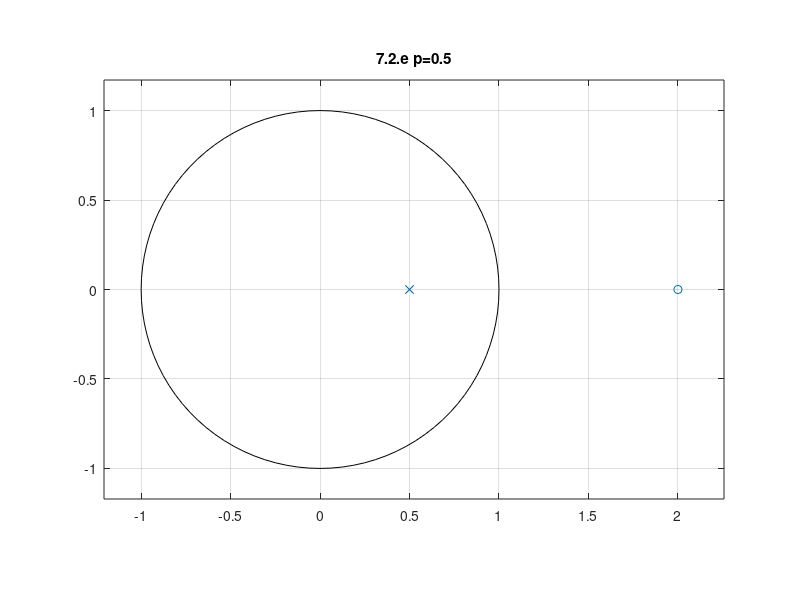

The MATLAB script that drew this image:
% -------------7.2.e-------------------
%--------------p=0.5-------------------
a=[1 -0.5];
b=[1 -2];
zplane(b, a);
title('7.2.e p=0.5');